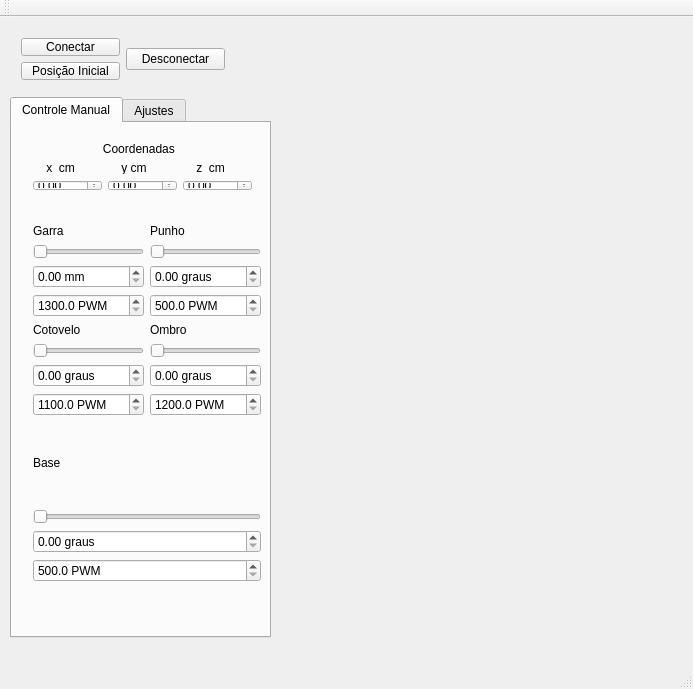
<?xml version="1.0" encoding="UTF-8"?>
<ui version="4.0">
 <class>MainWindow</class>
 <widget class="QMainWindow" name="MainWindow">
  <property name="geometry">
   <rect>
    <x>0</x>
    <y>0</y>
    <width>693</width>
    <height>689</height>
   </rect>
  </property>
  <property name="windowTitle">
   <string>MainWindow</string>
  </property>
  <widget class="QWidget" name="centralWidget">
   <widget class="QTabWidget" name="tabWidget">
    <property name="geometry">
     <rect>
      <x>10</x>
      <y>80</y>
      <width>261</width>
      <height>541</height>
     </rect>
    </property>
    <property name="currentIndex">
     <number>0</number>
    </property>
    <widget class="QWidget" name="tab">
     <attribute name="title">
      <string>Controle Manual</string>
     </attribute>
     <widget class="QWidget" name="layoutWidget">
      <property name="geometry">
       <rect>
        <x>10</x>
        <y>90</y>
        <width>250</width>
        <height>380</height>
       </rect>
      </property>
      <layout class="QVBoxLayout" name="verticalLayout_8">
       <item>
        <layout class="QVBoxLayout" name="verticalLayout_7">
         <item>
          <layout class="QHBoxLayout" name="horizontalLayout_2">
           <item>
            <layout class="QVBoxLayout" name="verticalLayout">
             <item>
              <widget class="QLabel" name="label_Garra">
               <property name="text">
                <string>Garra</string>
               </property>
              </widget>
             </item>
             <item>
              <widget class="QSlider" name="horizontalSlider_garra">
               <property name="orientation">
                <enum>Qt::Horizontal</enum>
               </property>
              </widget>
             </item>
             <item>
              <widget class="QDoubleSpinBox" name="doubleSpinBox__cm_garra">
               <property name="suffix">
                <string> mm</string>
               </property>
              </widget>
             </item>
             <item>
              <widget class="QDoubleSpinBox" name="doubleSpinBox_Garra">
               <property name="suffix">
                <string> PWM</string>
               </property>
               <property name="decimals">
                <number>1</number>
               </property>
               <property name="minimum">
                <double>1300.000000000000000</double>
               </property>
               <property name="maximum">
                <double>2400.000000000000000</double>
               </property>
              </widget>
             </item>
            </layout>
           </item>
           <item>
            <layout class="QVBoxLayout" name="verticalLayout_2">
             <item>
              <widget class="QLabel" name="label_Punho">
               <property name="text">
                <string>Punho</string>
               </property>
              </widget>
             </item>
             <item>
              <widget class="QSlider" name="horizontalSlider_punho">
               <property name="orientation">
                <enum>Qt::Horizontal</enum>
               </property>
              </widget>
             </item>
             <item>
              <widget class="QDoubleSpinBox" name="doubleSpinBox_graus_punho">
               <property name="suffix">
                <string> graus</string>
               </property>
              </widget>
             </item>
             <item>
              <widget class="QDoubleSpinBox" name="doubleSpinBox_Punho">
               <property name="suffix">
                <string> PWM</string>
               </property>
               <property name="decimals">
                <number>1</number>
               </property>
               <property name="minimum">
                <double>500.000000000000000</double>
               </property>
               <property name="maximum">
                <double>2500.000000000000000</double>
               </property>
              </widget>
             </item>
            </layout>
           </item>
          </layout>
         </item>
         <item>
          <layout class="QHBoxLayout" name="horizontalLayout_3">
           <item>
            <layout class="QVBoxLayout" name="verticalLayout_3">
             <item>
              <widget class="QLabel" name="label_Cotovelo">
               <property name="text">
                <string>Cotovelo</string>
               </property>
              </widget>
             </item>
             <item>
              <widget class="QSlider" name="horizontalSlider_cotovelo">
               <property name="orientation">
                <enum>Qt::Horizontal</enum>
               </property>
              </widget>
             </item>
             <item>
              <widget class="QDoubleSpinBox" name="doubleSpinBox_graus_cotovelo">
               <property name="suffix">
                <string> graus</string>
               </property>
              </widget>
             </item>
             <item>
              <widget class="QDoubleSpinBox" name="doubleSpinBox_Cotovelo">
               <property name="suffix">
                <string> PWM</string>
               </property>
               <property name="decimals">
                <number>1</number>
               </property>
               <property name="minimum">
                <double>1100.000000000000000</double>
               </property>
               <property name="maximum">
                <double>2100.000000000000000</double>
               </property>
              </widget>
             </item>
            </layout>
           </item>
           <item>
            <layout class="QVBoxLayout" name="verticalLayout_4">
             <item>
              <widget class="QLabel" name="label_Ombro">
               <property name="text">
                <string>Ombro</string>
               </property>
              </widget>
             </item>
             <item>
              <widget class="QSlider" name="horizontalSlider_ombro">
               <property name="orientation">
                <enum>Qt::Horizontal</enum>
               </property>
              </widget>
             </item>
             <item>
              <widget class="QDoubleSpinBox" name="doubleSpinBox_graus_ombro">
               <property name="suffix">
                <string> graus</string>
               </property>
              </widget>
             </item>
             <item>
              <widget class="QDoubleSpinBox" name="doubleSpinBox_Ombro">
               <property name="suffix">
                <string> PWM</string>
               </property>
               <property name="decimals">
                <number>1</number>
               </property>
               <property name="minimum">
                <double>1200.000000000000000</double>
               </property>
               <property name="maximum">
                <double>2000.000000000000000</double>
               </property>
              </widget>
             </item>
            </layout>
           </item>
          </layout>
         </item>
        </layout>
       </item>
       <item>
        <layout class="QVBoxLayout" name="verticalLayout_5">
         <item>
          <widget class="QLabel" name="label_Base">
           <property name="text">
            <string>Base</string>
           </property>
          </widget>
         </item>
         <item>
          <widget class="QSlider" name="horizontalSlider_base">
           <property name="orientation">
            <enum>Qt::Horizontal</enum>
           </property>
          </widget>
         </item>
         <item>
          <widget class="QDoubleSpinBox" name="doubleSpinBox_graus_base">
           <property name="suffix">
            <string> graus</string>
           </property>
          </widget>
         </item>
         <item>
          <widget class="QDoubleSpinBox" name="doubleSpinBox_Base">
           <property name="suffix">
            <string> PWM</string>
           </property>
           <property name="decimals">
            <number>1</number>
           </property>
           <property name="minimum">
            <double>500.000000000000000</double>
           </property>
           <property name="maximum">
            <double>2380.000000000000000</double>
           </property>
          </widget>
         </item>
        </layout>
       </item>
      </layout>
     </widget>
     <widget class="QWidget" name="layoutWidget">
      <property name="geometry">
       <rect>
        <x>10</x>
        <y>8</y>
        <width>241</width>
        <height>71</height>
       </rect>
      </property>
      <layout class="QVBoxLayout" name="verticalLayout_20">
       <item>
        <widget class="QLabel" name="label_7">
         <property name="text">
          <string>                     Coordenadas</string>
         </property>
        </widget>
       </item>
       <item>
        <layout class="QHBoxLayout" name="horizontalLayout_6">
         <item>
          <layout class="QVBoxLayout" name="verticalLayout_17">
           <item>
            <widget class="QLabel" name="label_8">
             <property name="text">
              <string>    x  cm</string>
             </property>
            </widget>
           </item>
           <item>
            <widget class="QDoubleSpinBox" name="doubleSpinBox_coordenadas_x"/>
           </item>
          </layout>
         </item>
         <item>
          <layout class="QVBoxLayout" name="verticalLayout_18">
           <item>
            <widget class="QLabel" name="label_9">
             <property name="text">
              <string>    y cm</string>
             </property>
            </widget>
           </item>
           <item>
            <widget class="QDoubleSpinBox" name="doubleSpinBox_coordenadas_y"/>
           </item>
          </layout>
         </item>
         <item>
          <layout class="QVBoxLayout" name="verticalLayout_19">
           <item>
            <widget class="QLabel" name="label_10">
             <property name="text">
              <string>    z  cm</string>
             </property>
            </widget>
           </item>
           <item>
            <widget class="QDoubleSpinBox" name="doubleSpinBox_coordenadas_z"/>
           </item>
          </layout>
         </item>
        </layout>
       </item>
      </layout>
     </widget>
    </widget>
    <widget class="QWidget" name="tab_2">
     <attribute name="title">
      <string>Ajustes</string>
     </attribute>
     <widget class="QWidget" name="layoutWidget">
      <property name="geometry">
       <rect>
        <x>20</x>
        <y>20</y>
        <width>223</width>
        <height>201</height>
       </rect>
      </property>
      <layout class="QVBoxLayout" name="verticalLayout_16">
       <item>
        <widget class="QLabel" name="label">
         <property name="text">
          <string>         Ganhos Graus x  PWM</string>
         </property>
        </widget>
       </item>
       <item>
        <layout class="QVBoxLayout" name="verticalLayout_15">
         <item>
          <layout class="QVBoxLayout" name="verticalLayout_14">
           <item>
            <layout class="QHBoxLayout" name="horizontalLayout_4">
             <item>
              <layout class="QVBoxLayout" name="verticalLayout_10">
               <item>
                <widget class="QLabel" name="label_2">
                 <property name="text">
                  <string>Ganho Garra</string>
                 </property>
                </widget>
               </item>
               <item>
                <widget class="QDoubleSpinBox" name="doubleSpinBox_ganho_garra"/>
               </item>
              </layout>
             </item>
             <item>
              <layout class="QVBoxLayout" name="verticalLayout_11">
               <item>
                <widget class="QLabel" name="label_4">
                 <property name="text">
                  <string>Ganho Punho</string>
                 </property>
                </widget>
               </item>
               <item>
                <widget class="QDoubleSpinBox" name="doubleSpinBox_ganho_punho"/>
               </item>
              </layout>
             </item>
            </layout>
           </item>
           <item>
            <layout class="QHBoxLayout" name="horizontalLayout_5">
             <item>
              <layout class="QVBoxLayout" name="verticalLayout_12">
               <item>
                <widget class="QLabel" name="label_5">
                 <property name="text">
                  <string>Ganho Cotovelo</string>
                 </property>
                </widget>
               </item>
               <item>
                <widget class="QDoubleSpinBox" name="doubleSpinBox_3_ganho_cotovelo"/>
               </item>
              </layout>
             </item>
             <item>
              <layout class="QVBoxLayout" name="verticalLayout_13">
               <item>
                <widget class="QLabel" name="label_6">
                 <property name="text">
                  <string>Ganho Ombro</string>
                 </property>
                </widget>
               </item>
               <item>
                <widget class="QDoubleSpinBox" name="doubleSpinBox_ganho_ombro"/>
               </item>
              </layout>
             </item>
            </layout>
           </item>
          </layout>
         </item>
         <item>
          <layout class="QVBoxLayout" name="verticalLayout_9">
           <item>
            <widget class="QLabel" name="label_3">
             <property name="text">
              <string>Ganho Base</string>
             </property>
            </widget>
           </item>
           <item>
            <widget class="QDoubleSpinBox" name="doubleSpinBox_ganho_base"/>
           </item>
          </layout>
         </item>
        </layout>
       </item>
      </layout>
     </widget>
    </widget>
   </widget>
   <widget class="QWidget" name="layoutWidget">
    <property name="geometry">
     <rect>
      <x>10</x>
      <y>10</y>
      <width>226</width>
      <height>64</height>
     </rect>
    </property>
    <layout class="QHBoxLayout" name="horizontalLayout">
     <item>
      <layout class="QVBoxLayout" name="verticalLayout_6">
       <item>
        <widget class="QPushButton" name="pushButton_connect">
         <property name="text">
          <string>Conectar</string>
         </property>
        </widget>
       </item>
       <item>
        <widget class="QPushButton" name="pushButton_home">
         <property name="text">
          <string>Posição Inicial</string>
         </property>
        </widget>
       </item>
      </layout>
     </item>
     <item>
      <widget class="QPushButton" name="pushButton_desconnect">
       <property name="text">
        <string>Desconectar</string>
       </property>
      </widget>
     </item>
    </layout>
   </widget>
   <zorder>layoutWidget</zorder>
   <zorder>tabWidget</zorder>
  </widget>
  <widget class="QMenuBar" name="menuBar">
   <property name="geometry">
    <rect>
     <x>0</x>
     <y>0</y>
     <width>693</width>
     <height>25</height>
    </rect>
   </property>
  </widget>
  <widget class="QToolBar" name="mainToolBar">
   <attribute name="toolBarArea">
    <enum>TopToolBarArea</enum>
   </attribute>
   <attribute name="toolBarBreak">
    <bool>false</bool>
   </attribute>
  </widget>
  <widget class="QStatusBar" name="statusBar"/>
 </widget>
 <layoutdefault spacing="6" margin="11"/>
 <resources/>
 <connections/>
</ui>
